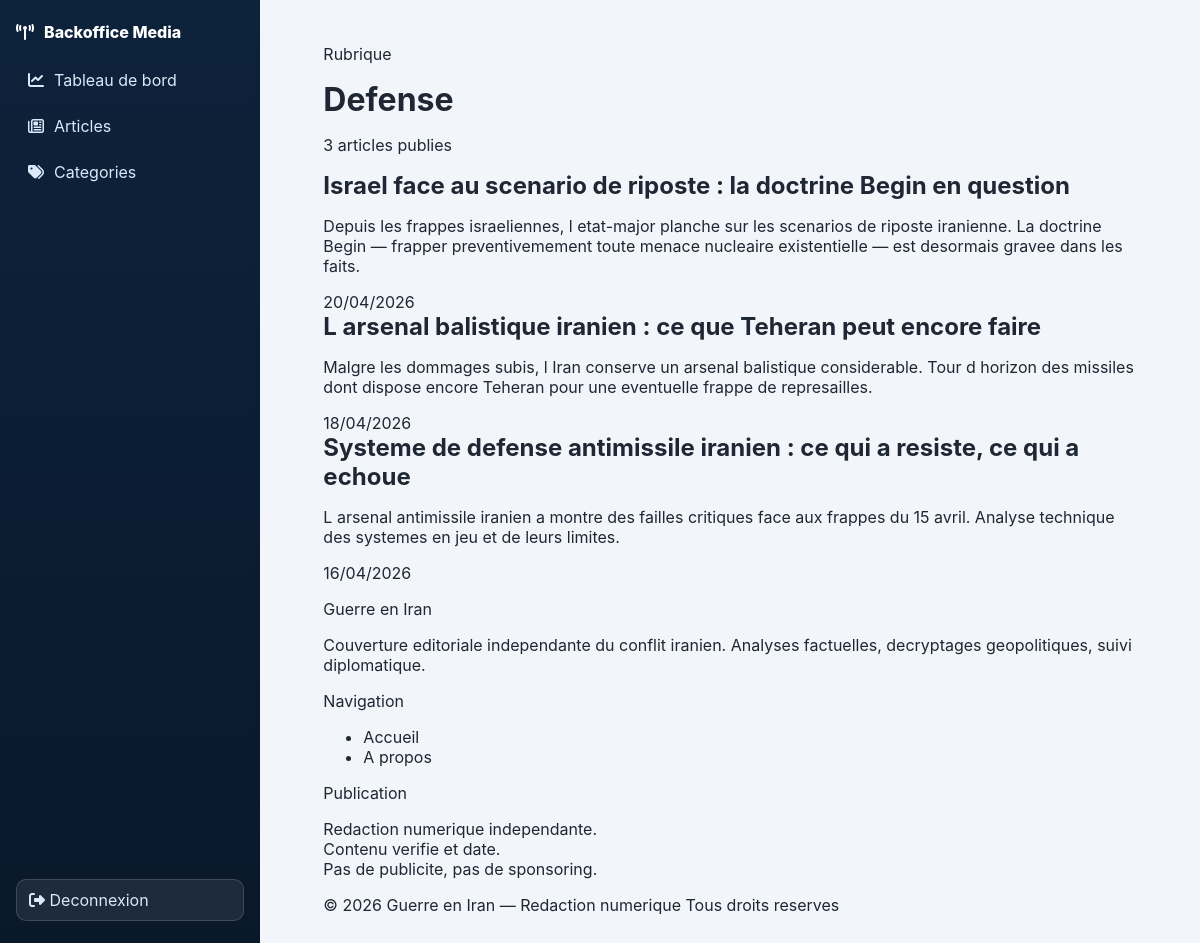
The page /frontoffice/public/categorie.php?slug=defense on the database its author committed.
### tables this page shows
CREATE TABLE IF NOT EXISTS categories (
	id INT UNSIGNED AUTO_INCREMENT PRIMARY KEY,
	nom VARCHAR(120) NOT NULL,
	slug VARCHAR(150) NOT NULL UNIQUE,
	created_at TIMESTAMP NOT NULL DEFAULT CURRENT_TIMESTAMP
);

CREATE TABLE IF NOT EXISTS articles (
	id INT UNSIGNED AUTO_INCREMENT PRIMARY KEY,
	categorie_id INT UNSIGNED NOT NULL,
	titre VARCHAR(255) NOT NULL,
	slug VARCHAR(255) NOT NULL UNIQUE,
	resume TEXT NULL,
	contenu MEDIUMTEXT NOT NULL,
	image VARCHAR(255) NULL,
	alt_image VARCHAR(255) NULL,
	meta_title VARCHAR(70) NULL,
	meta_description VARCHAR(170) NULL,
	statut ENUM('publie', 'brouillon') NOT NULL DEFAULT 'brouillon',
	created_at TIMESTAMP NOT NULL DEFAULT CURRENT_TIMESTAMP,
	updated_at TIMESTAMP NOT NULL DEFAULT CURRENT_TIMESTAMP ON UPDATE CURRENT_TIMESTAMP,
	CONSTRAINT fk_articles_categories
		FOREIGN KEY (categorie_id) REFERENCES categories(id)
		ON DELETE RESTRICT ON UPDATE CASCADE
);

### frontoffice/public/categorie.php (the view, shortened to what this page needs)
<?php
$db   = getDB();
$slug = $_GET['slug'] ?? '';
$stmt = $db->prepare('SELECT id, nom, slug FROM categories WHERE slug = ? LIMIT 1');
$stmt->execute([$slug]);
$categorie = $stmt->fetch();
$stmtArticles = $db->prepare(
        "SELECT titre, slug, resume, created_at
     FROM articles
     WHERE categorie_id = ? AND statut = 'publie'
     ORDER BY created_at DESC"
);
$stmtArticles->execute([$categorie['id']]);
$articles = $stmtArticles->fetchAll();
require_once '../includes/header.php';
?>
    <main class="page-main" id="main-content">
        <div class="container">
            <header class="cat-header">
                <p class="cat-label">Rubrique</p>
                <h1 class="cat-title"><?= htmlspecialchars($categorie['nom']) ?></h1>
                <p class="cat-count">
                    <?= count($articles) ?> article<?= count($articles) > 1 ? 's' : '' ?> publie<?= count($articles) > 1 ? 's' : '' ?>
                </p>
            </header>
            <?php if (empty($articles)): ?>
                <p style="color:var(--muted); font-family:var(--font-mono); font-size:.8rem; padding: 40px 0;">
                    Aucun article publie dans cette rubrique.
                </p>
            <?php else: ?>
                <section class="articles-list" aria-label="Articles de la rubrique <?= htmlspecialchars($categorie['nom']) ?>">
                    <?php foreach ($articles as $article): ?>
                        <article class="list-article">
                            <div>
                                <h2 class="list-article-title">
                                    <a href="/article/<?= htmlspecialchars($article['slug']) ?>">
                                        <?= htmlspecialchars(strip_tags($article['titre'])) ?>
                                    </a>
                                </h2>
                                <?php if (!empty($article['resume'])): ?>
                                    <p class="list-article-excerpt"><?= htmlspecialchars($article['resume']) ?></p>
                                <?php endif; ?>
                            </div>
                            <time class="list-article-date" datetime="<?= $article['created_at'] ?>">
                                <?= date('d/m/Y', strtotime($article['created_at'])) ?>
                            </time>
                        </article>
                    <?php endforeach; ?>
                </section>
            <?php endif; ?>
        </div>
    </main>
<?php require_once '../includes/footer.php'; ?>

### backoffice/public/assets/css/admin.css (style rules this page uses)
:root { --admin-bg: #f2f5fa; --admin-surface: #ffffff; --admin-sidebar: #0d223b; --admin-sidebar-soft: #133457; --admin-primary: #155eef; --admin-danger: #c92a2a; --admin-text: #1e2733; --admin-muted: #607082; --admin-border: #d8e0ea; --admin-shadow: 0 10px 24px rgba(12, 34, 58, 0.08); }
* { box-sizing: border-box; }
body { margin: 0; font-family: "Inter", "Segoe UI", Arial, sans-serif; color: var(--admin-text); background: var(--admin-bg); }
.container { width: min(1120px, 92%); margin: 0 auto; }
a { text-decoration: none; color: inherit; }
h1, h2 { margin: 0 0 12px; }

### rows shown on the page
categories: nom "Defense"
articles: titre "Israel face au scenario de riposte : la doctrine Begin en question", resume "Depuis les frappes israeliennes, l etat-major planche sur les scenarios de riposte iranienne. La doctrine Begin — frapper preventivemement toute menace nucleaire existentielle — est desormais gravee dans les faits.", created_at "20/04/2026"
articles: titre "L arsenal balistique iranien : ce que Teheran peut encore faire", resume "Malgre les dommages subis, l Iran conserve un arsenal balistique considerable. Tour d horizon des missiles dont dispose encore Teheran pour une eventuelle frappe de represailles.", created_at "18/04/2026"
articles: titre "Systeme de defense antimissile iranien : ce qui a resiste, ce qui a echoue", resume "L arsenal antimissile iranien a montre des failles critiques face aux frappes du 15 avril. Analyse technique des systemes en jeu et de leurs limites.", created_at "16/04/2026"

### other values the page prints
count($articles) "3"
